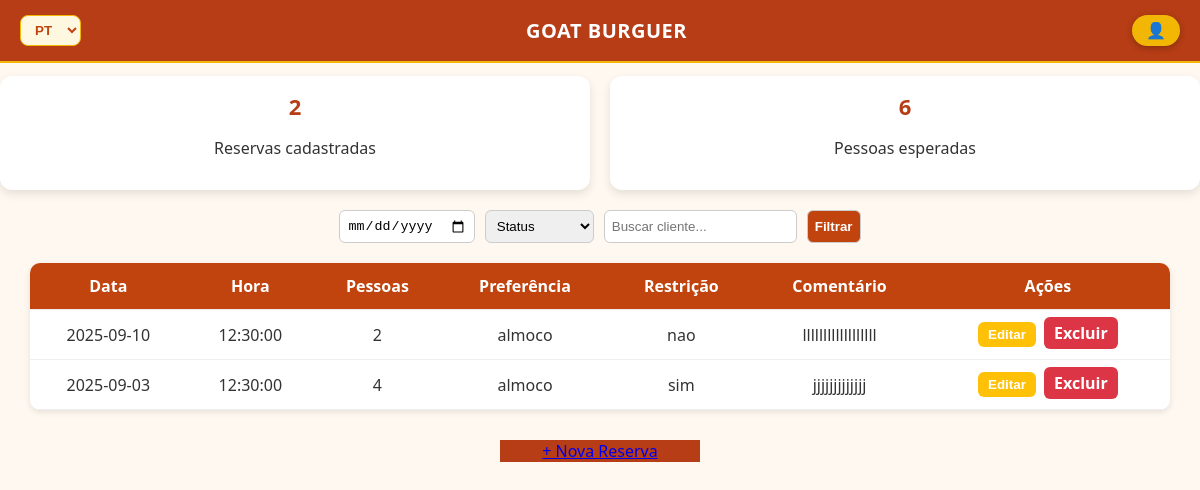
Page /projeto_goat/reservas.php on the committed database.
### tables this page shows
CREATE TABLE `reserva` (
  `id_reserva` int(11) NOT NULL,
  `data_reserva` date NOT NULL,
  `horario` time NOT NULL,
  `quantidade_pessoas` int(11) NOT NULL,
  `preferencia` enum('almoco','jantar') NOT NULL,
  `restricao` enum('sim','nao') NOT NULL,
  `comentario` varchar(255) DEFAULT NULL
);

### projeto_goat/src/Conexao.php (called while the page is built, shortened)
<?php
class Conexao {
  private $server = "localhost";
  private $user = "root";
  private $password = "1234";
  private $database = "projetogoat";
  private $mysqli;
  public function __construct() {
    $this->mysqli = new mysqli($this->server, $this->user, $this->password, $this->database);
  }
  public function getMysqli() {
    return $this->mysqli;
  }
}
?>

### projeto_goat/src/ReservaDAO.php (called while the page is built, shortened)
<?php
require_once "Conexao.php";
class ReservaDAO {
    private $table = "Reserva";
    private function getCon() {
        $bd = new Conexao();
        $this->con = $bd->getMysqli();
        return $this->con;
    }
    public function listarTodos() {
        $lista = $this->getCon()->query("SELECT * FROM {$this->table}")->fetch_all(MYSQLI_ASSOC);
        return $lista;
    }
}

### projeto_goat/reservas.php (the view, shortened to what this page needs)
<?php
require_once "src/ReservaDAO.php";
$dao = new ReservaDAO();
$reservas = $dao->listarTodos();
?>
<!DOCTYPE html>
<html lang="pt-br">
<head>
  <link rel="stylesheet" href="assets/css/reservas.css">
</head>
<body>
  <div class="barra-topo">
    <div class="idioma">
      <select>
        <option value="pt" selected>PT</option>
      </select>
    </div>
    <div class="marca-topo">GOAT BURGUER</div>
    <button class="perfil">👤</button>
  </div>
  <h1>Painel de Reservas</h1>
  <div class="resumo">
    <div class="card">
      <h2><?= count($reservas) ?></h2>
      <p>Reservas cadastradas</p>
    </div>
    <div class="card">
      <h2><?= array_sum(array_column($reservas, 'quantidade_pessoas')) ?></h2>
      <p>Pessoas esperadas</p>
    </div>
  </div>
  <div class="filtros">
    <input type="date">
    <select>
      <option>Status</option>
    </select>
    <input type="text" placeholder="Buscar cliente...">
    <button>Filtrar</button>
  </div>
  <table>
    <thead>
      <tr>
        <th>Data</th>
        <th>Hora</th>
        <th>Pessoas</th>
        <th>Preferência</th>
        <th>Restrição</th>
        <th>Comentário</th>
        <th>Ações</th>
      </tr>
    </thead>
    <tbody>
      <?php foreach ($reservas as $r): ?>
        <tr>
          <td><?= htmlspecialchars($r['data_reserva']) ?></td>
          <td><?= htmlspecialchars($r['horario']) ?></td>
          <td><?= htmlspecialchars($r['quantidade_pessoas']) ?></td>
          <td><?= htmlspecialchars($r['preferencia']) ?></td>
          <td><?= htmlspecialchars($r['restricao']) ?></td>
          <td><?= htmlspecialchars($r['comentario']) ?></td>
          <td class="acoes">
            <button class="editar" onclick="abrirEdicao(<?= $r['id_reserva'] ?>,'<?= $r['data_reserva'] ?>','<?= $r['horario'] ?>','<?= $r['quantidade_pessoas'] ?>','<?= $r['preferencia'] ?>','<?= $r['restricao'] ?>','<?= htmlspecialchars($r['comentario'], ENT_QUOTES) ?>')">Editar</button>
            <a href="?excluir=<?= $r['id_reserva'] ?>" onclick="return confirm('Deseja realmente excluir esta reserva?')" class="excluir">Excluir</a>
          </td>
        </tr>
      <?php endforeach; ?>
    </tbody>
  </table>
  <a href="reservar.php" class="btn" style="display:block; width:200px; margin:20px auto; text-align:center; background:#b63d15;">+ Nova Reserva</a>
</body>
</html>

### projeto_goat/assets/css/reservas.css (style rules this page uses)
:root { --terracota: #c1440e; --mostarda: #f2b705; --fundo: #fff8e1; --texto: #333; }
body { font-family: Arial, sans-serif; background: var(--fundo); margin: 0; padding: 20px; color: var(--texto); }
.barra-topo { position: fixed; top: 0; left: 0; right: 0; z-index: 999; display: flex; align-items: center; justify-content: space-between; padding: 10px 16px; background: var(--terracota); color: white; border-bottom: 2px solid var(--mostarda); }
.barra-topo .marca-topo { font-weight: 800; letter-spacing: 0.5px; }
.barra-topo .idioma select { border: 1px solid var(--mostarda); background: var(--fundo); color: var(--terracota); font-weight: 700; padding: 6px 10px; border-radius: 8px; cursor: pointer; }
.perfil { display: flex; align-items: center; gap: 8px; background: var(--mostarda); color: #fff; font-weight: 800; font-size: 16px; border: none; border-radius: 30px; padding: 6px 14px; box-shadow: 0 2px 6px rgba(0,0,0,0.25); cursor: pointer; transition: background 0.3s, transform 0.2s; }
.resumo { display: flex; gap: 20px; margin: 20px 0; flex-wrap: wrap; }
.card { background: white; padding: 15px; border-radius: 10px; box-shadow: 0 2px 6px rgba(0,0,0,0.08); flex: 1; text-align: center; color: var(--texto); }
.resumo h2 { margin: 0; font-size: 22px; color: var(--terracota); }
.filtros { margin: 20px 0; display: flex; gap: 10px; flex-wrap: wrap; }
.filtros input, .filtros select, .filtros button { padding: 8px; border-radius: 8px; border: 1px solid #ccc; }
.filtros button { background: var(--terracota); color: white; border: none; font-weight: bold; cursor: pointer; transition: background 0.3s ease; }
table { width: 100%; border-collapse: collapse; background: white; border-radius: 10px; overflow: hidden; box-shadow: 0 2px 6px rgba(0,0,0,0.1); }
table th, table td { padding: 12px; text-align: center; border-bottom: 1px solid #eee; }
table th { background: var(--terracota); color: white; }
.acoes button { padding: 6px 12px; margin: 2px; border: none; border-radius: 8px; cursor: pointer; color: white; font-weight: bold; }
.editar { background: var(--mostarda); color: black; }

### projeto_goat/reservas.php (style rules this page uses)
body { background: #fff8f0; font-family: 'Segoe UI', Arial, sans-serif; margin: 0; padding: 0; color: #333; }
.barra-topo { background: #b63d15; color: #fff; padding: 15px 20px; display: flex; justify-content: space-between; align-items: center; }
.marca-topo { font-weight: bold; font-size: 20px; }
.idioma select { background: #fff; border: none; border-radius: 5px; padding: 5px; }
h1 { text-align: center; margin-top: 20px; color: #b63d15; font-size: 26px; }
.resumo { display: flex; justify-content: center; gap: 20px; margin: 20px 0; }
.card { background: #fff; padding: 15px 20px; border-radius: 12px; box-shadow: 0 4px 10px rgba(0,0,0,0.1); text-align: center; width: 180px; }
.card h2 { margin: 0; color: #b63d15; }
.filtros { display: flex; justify-content: center; gap: 10px; margin-bottom: 20px; flex-wrap: wrap; }
.filtros input, .filtros select, .filtros button { padding: 7px; border-radius: 6px; border: 1px solid #ccc; }
table { width: 95%; margin: 0 auto 30px auto; border-collapse: collapse; }
th, td { padding: 10px; border-bottom: 1px solid #ccc; text-align: center; }
th { background: #b63d15; color: #fff; }
.acoes button, .acoes a { padding: 5px 10px; border: none; border-radius: 6px; cursor: pointer; color: #fff; font-weight: bold; margin: 0 2px; text-decoration: none; }
.editar { background: #ffc107; color: #222; }
.excluir { background: #dc3545; }

### rows in the picture
reserva: data_reserva "2025-09-10", horario "12:30:00", quantidade_pessoas "2", preferencia "almoco", restricao "nao", comentario "llllllllllllllllll"
reserva: data_reserva "2025-09-03", horario "12:30:00", quantidade_pessoas "4", preferencia "almoco", restricao "sim", comentario "jjjjjjjjjjjjj"

### other values in the picture
count($reservas) "2"
array_sum(array_column($reservas, 'quantidade_pessoas')) "6"
